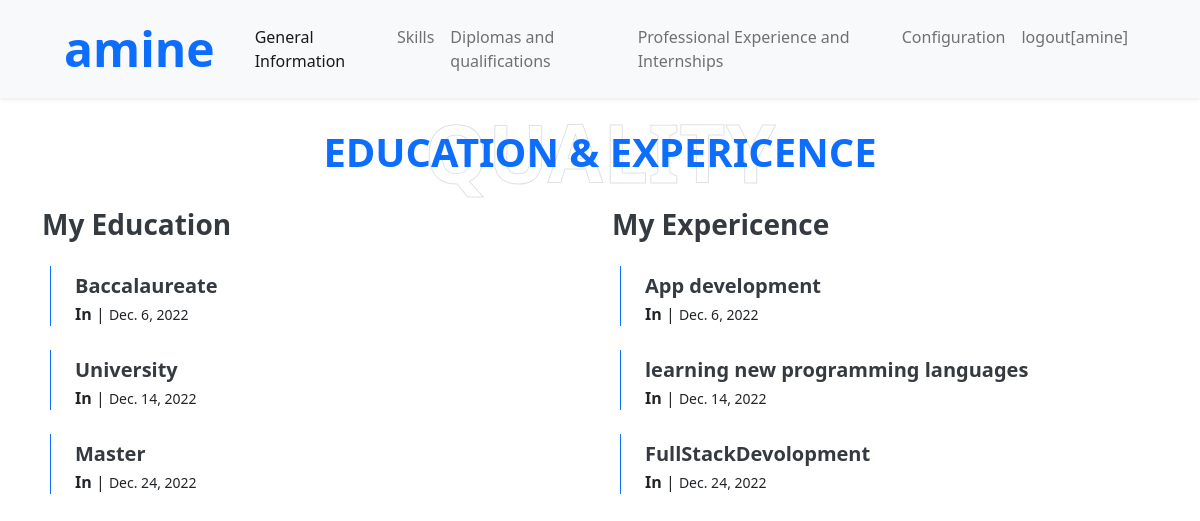
The page /cv/diploma/ (signed in) on the database its author committed.
### cv/models.py (models this page shows)
class diploma(models.Model):
 MyEducation = models.CharField(max_length=100)
 MyExperience = models.CharField(max_length=100)
 dateD = models.DateField()

### cv/views.py (the view)
# urls.py: path('diploma/', views.iploma, name='diploma'),
def iploma(request):
    d = diploma.objects.all().values()
    template = loader.get_template('Diploma.html')
    context = {
    'd': d,
    }
    return HttpResponse(template.render(context, request))

### cv/Templates/Diploma.html (shortened to what this page needs)
<html>
    {% load static %}
    <link rel="stylesheet" href="{% static 'css/style.css' %}">
    <head>
        {% include 'navbar.html' %}
    </head>
    <h1>idk</h1>
    <div class="container-fluid py-5" id="qualification">
        <div class="container">
            <div class="position-relative d-flex align-items-center justify-content-center">
                <h1 class="display-1 text-uppercase text-white" style="-webkit-text-stroke: 1px #dee2e6;">Quality</h1>
                <h1 class="position-absolute text-uppercase text-primary">Education & Expericence</h1>
            </div>
            <div class="row align-items-center">
                <div class="col-lg-6">
                    <h3 class="mb-4">My Education</h3>
                    {% for d in d %}
                    <div class="border-left border-primary pt-2 pl-4 ml-2">
                        <div class="position-relative mb-4">
                            <h5 class="font-weight-bold mb-1">{{d.MyEducation}}</h5>
                            <p class="mb-2"><strong>In </strong> | <small>{{d.dateD}}</small></p>
                        </div>
                    </div>
                    {% endfor %}
                </div>
                <div class="col-lg-6">
                    <h3 class="mb-4">My Expericence</h3>
                    {% for d in d %}
                    <div class="border-left border-primary pt-2 pl-4 ml-2">
                        <div class="position-relative mb-4">
                            <h5 class="font-weight-bold mb-1">{{d.MyExperience}}</h5>
                            <p class="mb-2"><strong>In </strong> | <small>{{d.dateD}}</small></p>
                    </div>
                </div>
                {% endfor %}
            </div>
        </div>
    </div>
    </html>

### rows shown on the page
diploma: MyEducation "Baccalaureate", dateD "Dec. 6, 2022", MyExperience "App development"
diploma: MyEducation "University", dateD "Dec. 14, 2022", MyExperience "learning new programming languages"
diploma: MyEducation "Master", dateD "Dec. 24, 2022", MyExperience "FullStackDevolopment"

### other values the page prints
{{ request.session.username }} "amine"
